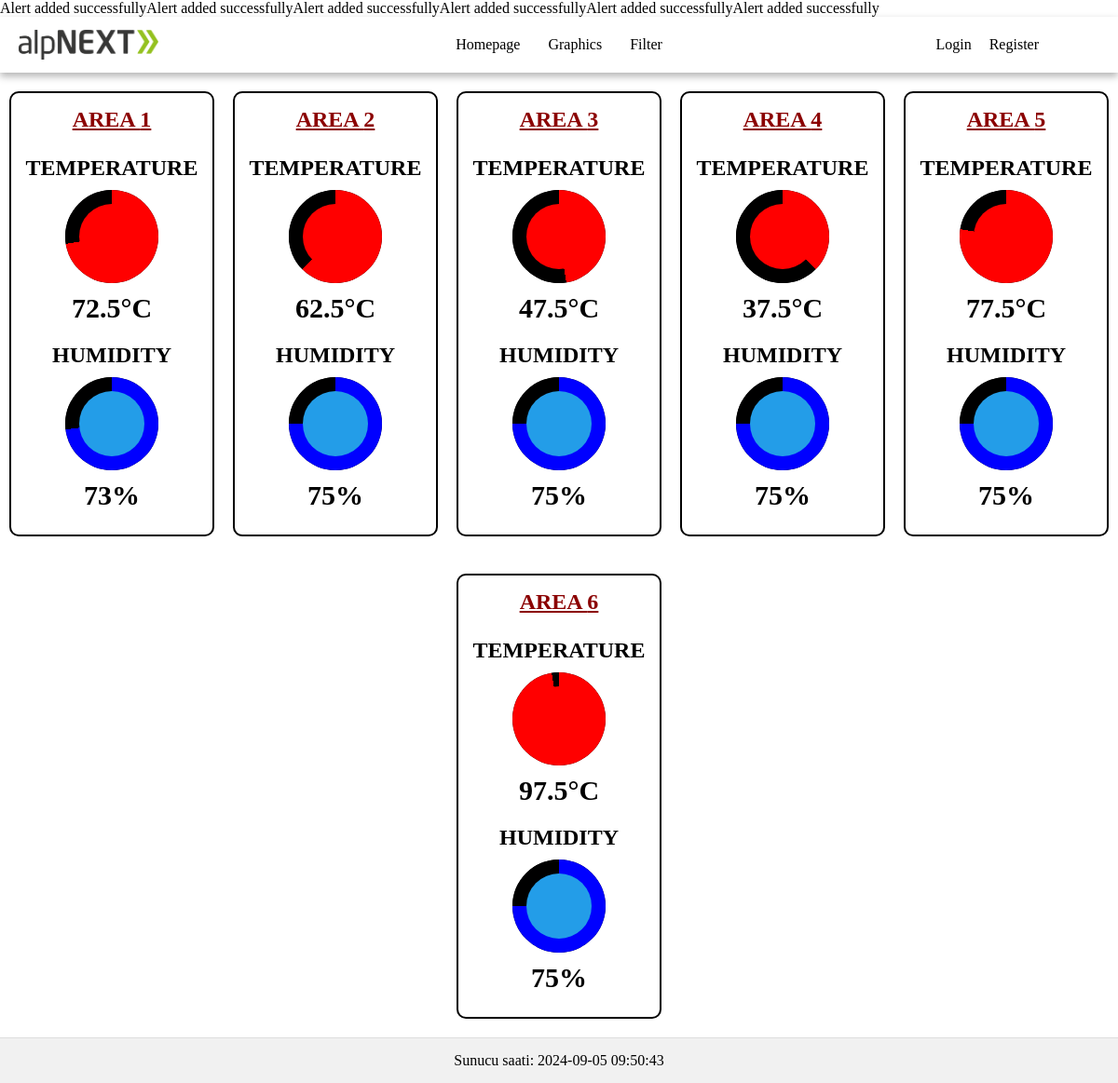
The page / on the database its author committed.
### tables this page shows
CREATE TABLE `sensor_readings` (
  `id` int(11) NOT NULL,
  `sensor_id` int(11) DEFAULT NULL,
  `temperature` float DEFAULT NULL,
  `humidity` float DEFAULT NULL,
  `reading_time` timestamp NOT NULL DEFAULT current_timestamp()
);

### db.php (called while the page is built, shortened)
<?php
include 'config.php';
function getData() {
    global $conn;
    $query = "SELECT * FROM sensor_readings ORDER BY id";
    $result = mysqli_query($conn, $query);
    return $result;
}
function add_alert($sensor_id, $alert_type, $alert_message) {
    global $conn;
    $check_sql = "SELECT * FROM alerts WHERE sensor_id = ? AND alert_type = ? AND alert_message = ?";
    $stmt_check = $conn->prepare($check_sql);
    $stmt_check->bind_param("iss", $sensor_id, $alert_type, $alert_message);
    $stmt_check->execute();
    $result_check = $stmt_check->get_result();
    if ($result_check->num_rows == 0) {
        $sql = "INSERT INTO alerts (sensor_id, alert_type, alert_message) VALUES (?, ?, ?)";
        $stmt = $conn->prepare($sql);
        $stmt->bind_param("iss", $sensor_id, $alert_type, $alert_message);
        if ($stmt->execute()) {
            return "Alert added successfully";
        } else {
            return "Error: " . $stmt->error;
        }
    } else {
        return "Alert already exists";
    }
}
?>

### index.php (the view, shortened to what this page needs)
<?php
include 'db.php';
$server_time = date('Y-m-d H:i:s');
$result = getData();
$readings = array_fill(1, 6, ['temperature' => 0, 'humidity' => 0, 'reading_time' => null]);
if ($result && $result->num_rows > 0) {
    while ($row = $result->fetch_assoc()) {
        $sensor_id = $row['sensor_id'];
        if ($readings[$sensor_id]['reading_time'] === null || $readings[$sensor_id]['reading_time'] < $row['reading_time']) {
            $readings[$sensor_id] = $row;
        }
    }
}
foreach ($readings as $sensor_id => $reading) {
    if ($reading['temperature'] > 80 || $reading['humidity'] > 70) {
        $alert_type = $reading['temperature'] > 80 ? 'Temperature' : 'Humidity';
        $alert_message = $alert_type . ' exceeded the threshold at ' . $reading['reading_time'];
        echo add_alert($sensor_id, $alert_type, $alert_message);
    }
}
?>
<!DOCTYPE html>
<html lang="en">
<head>
    <link rel="stylesheet" href="style.css" />
</head>
<body>
    <div class="navbar">
        <div class="navbar-wrapper">
            <div class="logo-wrapper">
                <a href="index.php">
                    <img class="logo" src="images/alp.png" alt="alpNEXT logo" />
                </a>
            </div>
            <div class="menu-container">
                <ul class="menu-list">
                    <li class="menu-list-item"><a href="index.php">Homepage</a></li>
                    <li class="menu-list-item"><a href="graphics.php">Graphics</a></li>
                    <li class="menu-list-item"><a href="filter.php">Filter</a></li>
                </ul>
            </div>
            <div class="profile-container">
                <div class="profile-text-container">
                    <?php if (!isset($_SESSION['user_id'])) : ?>
                    <a href="login.php" class="navbar-link" id="loginLink">Login</a>
                    <a href="register.php" class="navbar-link" id="registerLink">Register</a>
                    <?php else : ?>
                    <a href="account.php" class="navbar-link">Account</a>
                    <a href="logout.php" class="navbar-link">Exit</a>
                    <?php endif; ?>
                </div>
            </div>
        </div>
    </div>
    <div class="gauges">
        <?php for ($i = 1; $i <= 6; $i++): ?>
        <div class="area">
            <h2 class="area-title">AREA <?php echo $i; ?></h2>
            <div class="gauge-row">
                <div class="gauge-container">
                    <label class="gauge-label-temperature">TEMPERATURE</label>
                    <div class="gauge">
                        <div class="gauge-cover-temperature"></div>
                    </div>
                    <div class="gauge-text">
                        <h3><?php echo $readings[$i]['temperature']; ?><span>°C</span></h3>
                    </div>
                </div>
                <div class="gauge-container">
                    <label class="gauge-label-humidity">HUMIDITY</label>
                    <div class="gauge">
                        <div class="gauge-cover-humidity"></div>
                    </div>
                    <div class="gauge-text">
                        <h3><?php echo $readings[$i]['humidity']; ?><span>%</span></h3>
                    </div>
                </div>
            </div>
        </div>
        <?php endfor; ?>
    </div>
    <div class="footer">
        <p id="serverTime">Sunucu saati: <?= $server_time ?></p>
    </div>
</body>
</html>

### style.css (style rules this page uses)
* { margin: 0; padding: 0; box-sizing: border-box; }
body { display: flex; flex-direction: column; min-height: 100vh; margin: 0; }
.navbar { background-color: white; height: 60px; color: #ffffff; position: sticky; top: 0; z-index: 1; box-shadow: 0 4px 8px rgba(0, 0, 0, 0.3); }
.navbar-wrapper { display: flex; justify-content: space-between; align-items: center; height: 100%; padding: 0 20px; }
.navbar-link { margin-right: 15px; transition: color 0.3s, text-decoration 0.3s; }
.logo-wrapper { flex-grow: 1; }
.logo { width: 150px; }
.menu-container { position: absolute; left: 50%; transform: translateX(-50%); }
.menu-list { display: flex; list-style: none; column-gap: 30px; padding: 0; }
.menu-list-item { cursor: pointer; transition: font-weight 0.3s; }
.menu-list-item a { text-decoration: none; color: black; transition: color 0.3s; }
.profile-container { display: flex; align-items: center; justify-content: flex-end; flex-grow: 1; }
.profile-text-container a { position: relative; right: 50px; font-size: 16px; font-weight: 500; color: black; text-decoration: none; transition: color 0.3s; }
.gauges { display: flex; flex-wrap: wrap; justify-content: center; gap: 20px; margin-top: 20px; }
.gauge-row { display: flex; flex-direction: column; align-items: center; }
.gauge-container { text-align: center; margin: 10px; }
.gauge { width: 100px; height: 100px; background: conic-gradient(green 0deg, green 0deg, black 0deg, black 360deg); border-radius: 50%; position: relative; margin: 0 auto; }
.gauge-label-temperature { font-size: 24px; color: black; font-weight: bold; text-align: center; display: block; margin-bottom: 10px; }
.gauge-label-humidity { font-size: 24px; color: black; font-weight: bold; text-align: center; display: block; margin-bottom: 10px; }
.gauge-cover-temperature { width: 70px; height: 70px; background-color: red; border-radius: 50%; position: absolute; top: 15px; left: 15px; background-image: url("https://cdn-icons-png.flaticon.com/512/3593/3593387.png"); background-size: 30px 30px; background-position: center; background-repeat: no-repeat; }
.gauge-cover-humidity { width: 70px; height: 70px; background-color: #239de8; border-radius: 50%; position: absolute; top: 15px; left: 15px; background-image: url("https://cdn-icons-png.flaticon.com/512/8923/8923419.png"); background-size: 30px 30px; background-position: center; background-repeat: no-repeat; }
.gauge-text { margin-top: 10px; }
.gauge-text h3 { margin: 0; color: black; font-size: 30px; }
.area { border: 2px solid black; border-radius: 10px; padding: 15px; margin-bottom: 20px; width: 220px; }
.area-title { text-decoration: underline; text-align: center; font-size: 24px; font-weight: bold; color: darkred; margin-bottom: 15px; }
.footer { margin-top: auto; background-color: #f1f1f1; padding: 10px; text-align: center; width: 100%; border-top: 1px solid #ddd; }
.footer p { margin: 5px 0; }

### rows shown on the page
sensor_readings: alert_message "Alert added successfully", temperature "62.5", humidity "75"
sensor_readings: alert_message "Alert added successfully", temperature "47.5", humidity "75"
sensor_readings: alert_message "Alert added successfully", temperature "37.5", humidity "75"
sensor_readings: alert_message "Alert added successfully", temperature "77.5", humidity "75"
sensor_readings: alert_message "Alert added successfully", temperature "97.5", humidity "75"
sensor_readings: temperature "72.5", humidity "73"
